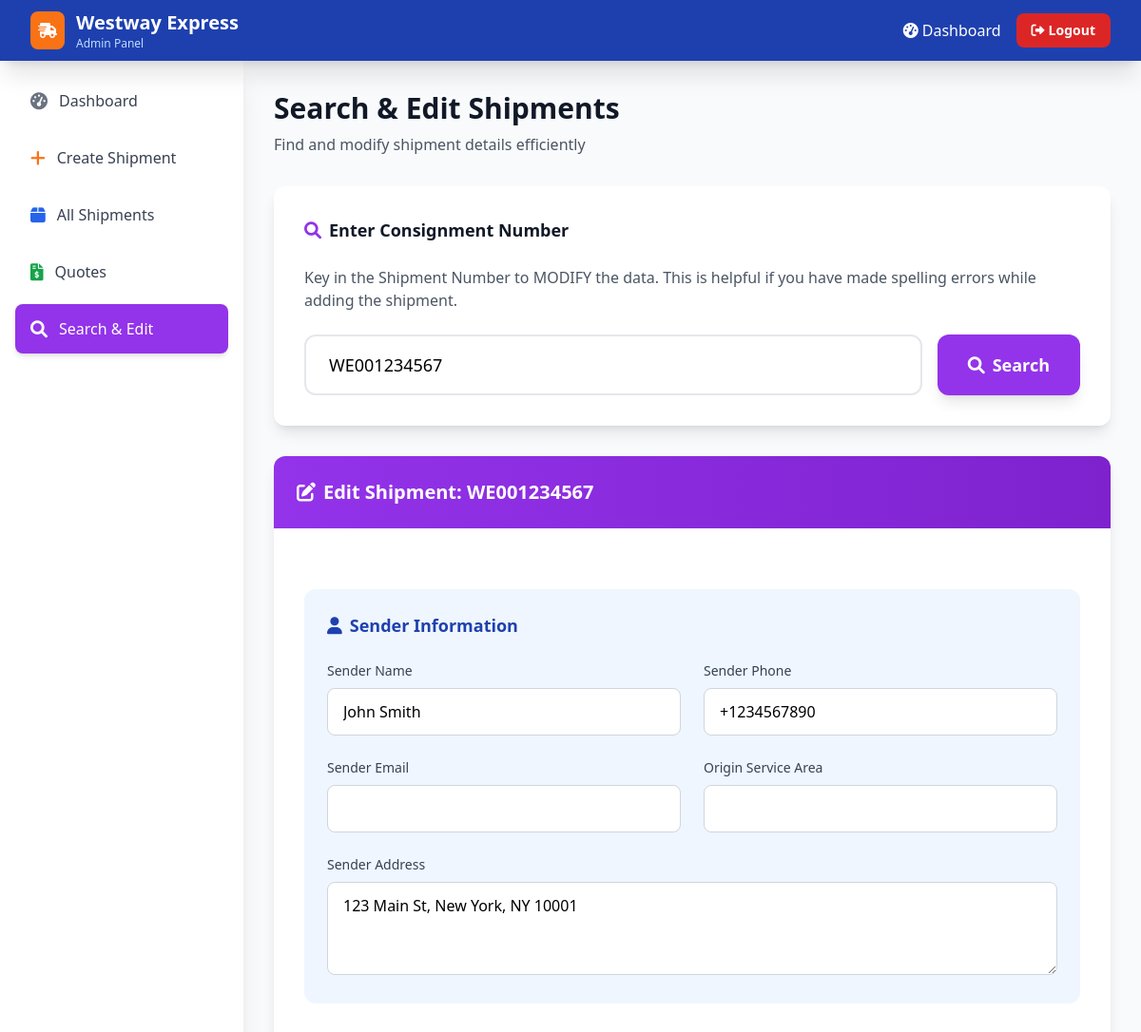
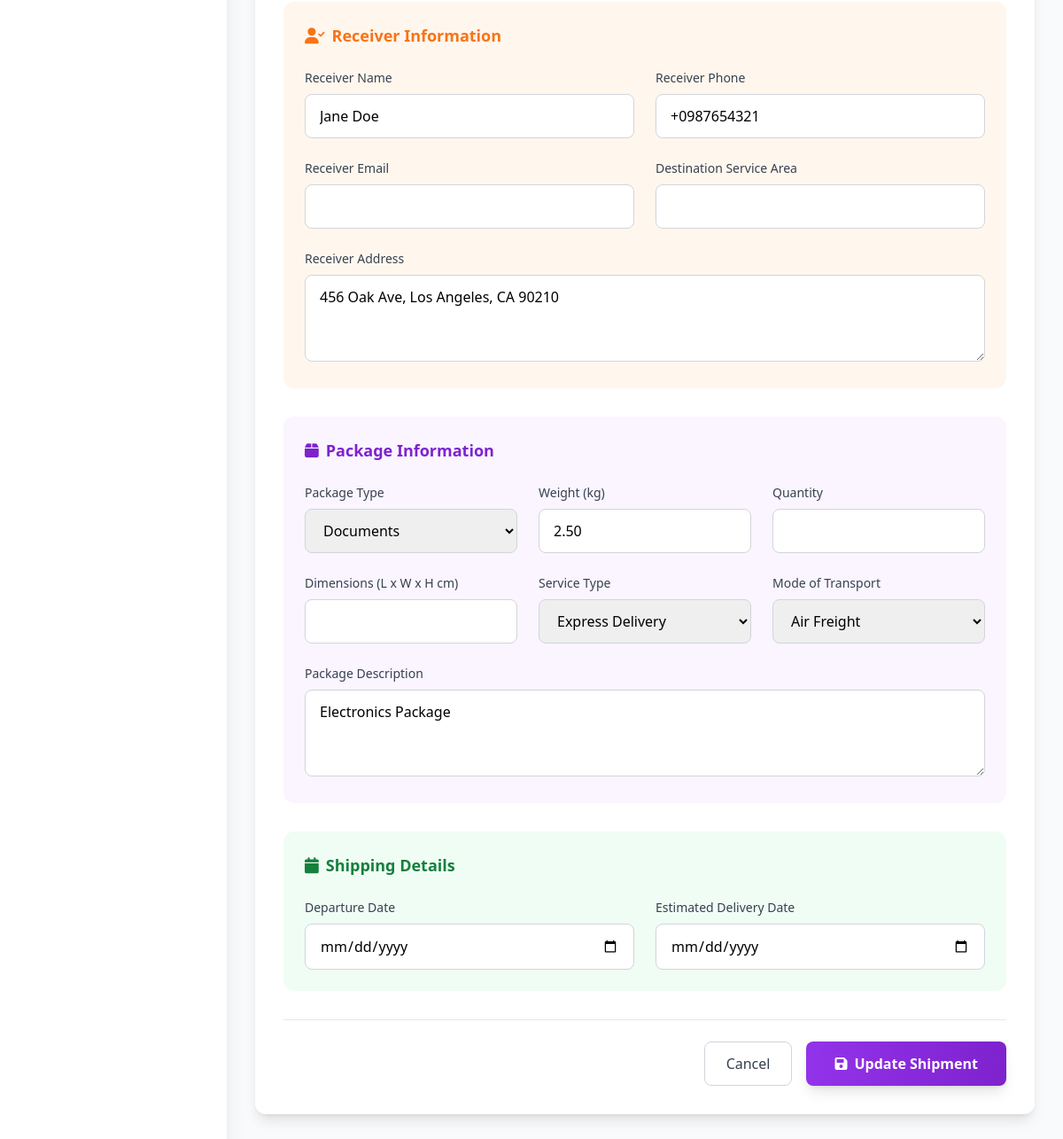
Page /admin/search-edit.php?tracking_id=WE001234567 (signed in) on the committed database (2 pictures, top to bottom).
### tables this page shows
CREATE TABLE shipments (
    id INT AUTO_INCREMENT PRIMARY KEY,
    tracking_id VARCHAR(20) UNIQUE NOT NULL,
    sender_name VARCHAR(100) NOT NULL,
    sender_phone VARCHAR(20) NOT NULL,
    sender_address TEXT NOT NULL,
    receiver_name VARCHAR(100) NOT NULL,
    receiver_phone VARCHAR(20) NOT NULL,
    receiver_address TEXT NOT NULL,
    package_description TEXT,
    weight DECIMAL(10,2),
    dimensions VARCHAR(50),
    service_type ENUM('standard', 'express', 'overnight') DEFAULT 'standard',
    status ENUM('pending', 'picked_up', 'in_transit', 'delivered', 'cancelled') DEFAULT 'pending',
    shipping_cost DECIMAL(10,2) NOT NULL,
    created_by INT,
    created_at TIMESTAMP DEFAULT CURRENT_TIMESTAMP,
    updated_at TIMESTAMP DEFAULT CURRENT_TIMESTAMP ON UPDATE CURRENT_TIMESTAMP,
    FOREIGN KEY (created_by) REFERENCES users(id)
);

### admin/search-edit.php (the view, shortened to what the rows shown need)
<?php
$database = new Database();
$db = $database->getConnection();
$shipment = null;
if (isset($_GET['tracking_id']) && !empty($_GET['tracking_id'])) {
    $tracking_id = $_GET['tracking_id'];
    $query = "SELECT * FROM shipments WHERE tracking_id = ?";
    $stmt = $db->prepare($query);
    $stmt->execute([$tracking_id]);
    $shipment = $stmt->fetch(PDO::FETCH_ASSOC);
}
?>
<!DOCTYPE html>
<html lang="en">
<head>
    <script src="https://cdn.tailwindcss.com"></script>
    <link href="https://cdnjs.cloudflare.com/ajax/libs/font-awesome/6.0.0/css/all.min.css" rel="stylesheet">
</head>
<body class="bg-gray-50">
    <nav class="bg-gradient-to-r from-cargo-blue to-blue-800 text-white shadow-xl sticky top-0 z-50">
        <div class="max-w-7xl mx-auto px-4 sm:px-6 lg:px-8">
            <div class="flex justify-between items-center h-16">
                <div class="flex items-center space-x-3">
                    <div>
                        <h1 class="text-lg md:text-xl font-bold">Westway Express</h1>
                    </div>
                </div>
            </div>
        </div>
    </nav>
    <div class="flex flex-col lg:flex-row min-h-screen">
        <div class="flex-1 p-4 lg:p-8">
            <div class="mb-8">
                <h1 class="text-2xl md:text-3xl font-bold text-gray-900 mb-2">Search & Edit Shipments</h1>
            </div>
            <?php if ($shipment): ?>
                <div class="bg-white rounded-xl shadow-lg overflow-hidden">
                    <div class="bg-gradient-to-r from-purple-600 to-purple-700 text-white p-6">
                        <h3 class="text-xl font-semibold flex items-center">
                            <i class="fas fa-edit mr-2"></i>Edit Shipment: <?php echo htmlspecialchars($shipment['tracking_id']); ?>
                        </h3>
                    </div>
                    <form method="POST" class="p-6 md:p-8 space-y-8">
                        <div class="bg-blue-50 rounded-xl p-6">
                            <h4 class="text-lg font-semibold text-cargo-blue mb-6 flex items-center">
                                <i class="fas fa-user mr-2"></i>Sender Information
                            </h4>
                            <div class="grid grid-cols-1 md:grid-cols-2 gap-6">
                                <div>
                                    <label class="block text-sm font-medium text-gray-700 mb-2">Sender Name</label>
                                    <input type="text" name="sender_name" value="<?php echo htmlspecialchars($shipment['sender_name']); ?>" required
                                           class="w-full px-4 py-3 border border-gray-300 rounded-lg focus:ring-2 focus:ring-cargo-blue focus:border-transparent transition-all">
                                </div>
                                <div>
                                    <label class="block text-sm font-medium text-gray-700 mb-2">Sender Phone</label>
                                    <input type="tel" name="sender_phone" value="<?php echo htmlspecialchars($shipment['sender_phone']); ?>" required
                                           class="w-full px-4 py-3 border border-gray-300 rounded-lg focus:ring-2 focus:ring-cargo-blue focus:border-transparent transition-all">
                                </div>
                                <div>
                                    <label class="block text-sm font-medium text-gray-700 mb-2">Sender Email</label>
                                    <input type="email" name="sender_email" value="<?php echo htmlspecialchars($shipment['sender_email'] ?? ''); ?>"
                                           class="w-full px-4 py-3 border border-gray-300 rounded-lg focus:ring-2 focus:ring-cargo-blue focus:border-transparent transition-all">
                                </div>
                                <div>
                                    <label class="block text-sm font-medium text-gray-700 mb-2">Origin Service Area</label>
                                    <input type="text" name="origin_service_area" value="<?php echo htmlspecialchars($shipment['origin_service_area'] ?? ''); ?>" required
                                           class="w-full px-4 py-3 border border-gray-300 rounded-lg focus:ring-2 focus:ring-cargo-blue focus:border-transparent transition-all">
                                </div>
                                <div class="md:col-span-2">
                                    <label class="block text-sm font-medium text-gray-700 mb-2">Sender Address</label>
                                    <textarea name="sender_address" required rows="3"
                                              class="w-full px-4 py-3 border border-gray-300 rounded-lg focus:ring-2 focus:ring-cargo-blue focus:border-transparent transition-all"><?php echo htmlspecialchars($shipment['sender_address']); ?></textarea>
                                </div>
                            </div>
                        </div>
                        <div class="bg-orange-50 rounded-xl p-6">
                            <h4 class="text-lg font-semibold text-cargo-orange mb-6 flex items-center">
                                <i class="fas fa-user-check mr-2"></i>Receiver Information
                            </h4>
                            <div class="grid grid-cols-1 md:grid-cols-2 gap-6">
                                <div>
                                    <label class="block text-sm font-medium text-gray-700 mb-2">Receiver Name</label>
                                    <input type="text" name="receiver_name" value="<?php echo htmlspecialchars($shipment['receiver_name']); ?>" required
                                           class="w-full px-4 py-3 border border-gray-300 rounded-lg focus:ring-2 focus:ring-cargo-orange focus:border-transparent transition-all">
                                </div>
                                <div>
                                    <label class="block text-sm font-medium text-gray-700 mb-2">Receiver Phone</label>
                                    <input type="tel" name="receiver_phone" value="<?php echo htmlspecialchars($shipment['receiver_phone']); ?>" required
                                           class="w-full px-4 py-3 border border-gray-300 rounded-lg focus:ring-2 focus:ring-cargo-orange focus:border-transparent transition-all">
                                </div>
                                <div>
                                    <label class="block text-sm font-medium text-gray-700 mb-2">Receiver Email</label>
                                    <input type="email" name="receiver_email" value="<?php echo htmlspecialchars($shipment['receiver_email'] ?? ''); ?>"
                                           class="w-full px-4 py-3 border border-gray-300 rounded-lg focus:ring-2 focus:ring-cargo-orange focus:border-transparent transition-all">
                                </div>
                                <div>
                                    <label class="block text-sm font-medium text-gray-700 mb-2">Destination Service Area</label>
                                    <input type="text" name="destination_service_area" value="<?php echo htmlspecialchars($shipment['destination_service_area'] ?? ''); ?>" required
                                           class="w-full px-4 py-3 border border-gray-300 rounded-lg focus:ring-2 focus:ring-cargo-orange focus:border-transparent transition-all">
                                </div>
                                <div class="md:col-span-2">
                                    <label class="block text-sm font-medium text-gray-700 mb-2">Receiver Address</label>
                                    <textarea name="receiver_address" required rows="3"
                                              class="w-full px-4 py-3 border border-gray-300 rounded-lg focus:ring-2 focus:ring-cargo-orange focus:border-transparent transition-all"><?php echo htmlspecialchars($shipment['receiver_address']); ?></textarea>
                                </div>
                            </div>
                        </div>
                        <div class="bg-purple-50 rounded-xl p-6">
                            <h4 class="text-lg font-semibold text-purple-700 mb-6 flex items-center">
                                <i class="fas fa-box mr-2"></i>Package Information
                            </h4>
                            <div class="grid grid-cols-1 md:grid-cols-2 lg:grid-cols-3 gap-6">
                                <div>
                                    <label class="block text-sm font-medium text-gray-700 mb-2">Package Type</label>
                                    <select name="package_type" required
                                            class="w-full px-4 py-3 border border-gray-300 rounded-lg focus:ring-2 focus:ring-purple-500 focus:border-transparent transition-all">
                                        <option value="Documents" <?php echo $shipment['package_type'] === 'Documents' ? 'selected' : ''; ?>>Documents</option>
                                    </select>
                                </div>
                                <div>
                                    <label class="block text-sm font-medium text-gray-700 mb-2">Weight (kg)</label>
                                    <input type="number" name="weight" step="0.1" value="<?php echo $shipment['weight']; ?>" required min="0.1"
                                           class="w-full px-4 py-3 border border-gray-300 rounded-lg focus:ring-2 focus:ring-purple-500 focus:border-transparent transition-all">
                                </div>
                                <div>
                                    <label class="block text-sm font-medium text-gray-700 mb-2">Quantity</label>
                                    <input type="number" name="quantity" value="<?php echo $shipment['quantity']; ?>" required min="1"
                                           class="w-full px-4 py-3 border border-gray-300 rounded-lg focus:ring-2 focus:ring-purple-500 focus:border-transparent transition-all">
                                </div>
                                <div>
                                    <label class="block text-sm font-medium text-gray-700 mb-2">Dimensions (L x W x H cm)</label>
                                    <input type="text" name="dimensions" value="<?php echo htmlspecialchars($shipment['dimensions'] ?? ''); ?>"
                                           class="w-full px-4 py-3 border border-gray-300 rounded-lg focus:ring-2 focus:ring-purple-500 focus:border-transparent transition-all">
                                </div>
                                <div>
                                    <label class="block text-sm font-medium text-gray-700 mb-2">Service Type</label>
                                    <select name="service_type" required
                                            class="w-full px-4 py-3 border border-gray-300 rounded-lg focus:ring-2 focus:ring-purple-500 focus:border-transparent transition-all">
                                        <option value="express" <?php echo $shipment['service_type'] === 'express' ? 'selected' : ''; ?>>Express Delivery</option>
                                    </select>
                                </div>
                                <div>
                                    <label class="block text-sm font-medium text-gray-700 mb-2">Mode of Transport</label>
                                    <select name="mode_of_transport" required
                                            class="w-full px-4 py-3 border border-gray-300 rounded-lg focus:ring-2 focus:ring-purple-500 focus:border-transparent transition-all">
                                        <option value="air_freight" <?php echo $shipment['mode_of_transport'] === 'air_freight' ? 'selected' : ''; ?>>Air Freight</option>
                                    </select>
                                </div>
                                <div class="md:col-span-2 lg:col-span-3">
                                    <label class="block text-sm font-medium text-gray-700 mb-2">Package Description</label>
                                    <textarea name="package_description" rows="3"
                                              class="w-full px-4 py-3 border border-gray-300 rounded-lg focus:ring-2 focus:ring-purple-500 focus:border-transparent transition-all"><?php echo htmlspecialchars($shipment['package_description'] ?? ''); ?></textarea>
                                </div>
                            </div>
                        </div>
                        <div class="bg-green-50 rounded-xl p-6">
                            <h4 class="text-lg font-semibold text-green-700 mb-6 flex items-center">
                                <i class="fas fa-calendar mr-2"></i>Shipping Details
                            </h4>
                            <div class="grid grid-cols-1 md:grid-cols-2 gap-6">
                                <div>
                                    <label class="block text-sm font-medium text-gray-700 mb-2">Departure Date</label>
                                    <input type="date" name="departure_date" value="<?php echo $shipment['departure_date']; ?>"
                                           class="w-full px-4 py-3 border border-gray-300 rounded-lg focus:ring-2 focus:ring-green-500 focus:border-transparent transition-all">
                                </div>
                                <div>
                                    <label class="block text-sm font-medium text-gray-700 mb-2">Estimated Delivery Date</label>
                                    <input type="date" name="estimated_delivery_date" value="<?php echo $shipment['estimated_delivery_date']; ?>"
                                           class="w-full px-4 py-3 border border-gray-300 rounded-lg focus:ring-2 focus:ring-green-500 focus:border-transparent transition-all">
                                </div>
                            </div>
                        </div>
                        <div class="flex flex-col sm:flex-row justify-end space-y-4 sm:space-y-0 sm:space-x-4 pt-6 border-t">
                            <a href="dashboard.php" class="px-6 py-3 border border-gray-300 rounded-lg text-gray-700 hover:bg-gray-50 transition-colors text-center">
                                Cancel
                            </a>
                            <button type="submit" name="update_shipment" class="px-8 py-3 bg-gradient-to-r from-purple-600 to-purple-700 hover:from-purple-700 hover:to-purple-800 text-white rounded-lg font-semibold shadow-lg transform hover:scale-105 transition-all duration-200">
                                <i class="fas fa-save mr-2"></i>Update Shipment
                            </button>
                        </div>
                    </form>
                </div>
            <?php endif; ?>
        </div>
    </div>
</body>
</html>

### rows in the picture
shipments: tracking "WE001234567", sender_name "John Smith", sender_phone "+1234567890", sender_address "123 Main St, New York, NY 10001", receiver_name "Jane Doe", receiver_phone "+0987654321", receiver_address "456 Oak Ave, Los Angeles, CA 90210", weight "2.50", service_type "Express Delivery", package_description "Electronics Package"
